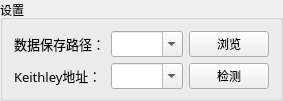
        <widget class="QGroupBox" name="settings">
         <property name="sizePolicy">
          <sizepolicy hsizetype="Preferred" vsizetype="Preferred">
           <horstretch>0</horstretch>
           <verstretch>0</verstretch>
          </sizepolicy>
         </property>
         <property name="maximumSize">
          <size>
           <width>700</width>
           <height>16777215</height>
          </size>
         </property>
         <property name="title">
          <string>设置</string>
         </property>
         <property name="alignment">
          <set>Qt::AlignLeading|Qt::AlignLeft|Qt::AlignTop</set>
         </property>
         <layout class="QVBoxLayout" name="verticalLayout_2" stretch="1">
          <property name="bottomMargin">
           <number>9</number>
          </property>
          <item>
           <widget class="QWidget" name="widget" native="true">
            <property name="maximumSize">
             <size>
              <width>16777215</width>
              <height>130</height>
             </size>
            </property>
            <layout class="QVBoxLayout" name="verticalLayout_10">
             <property name="spacing">
              <number>6</number>
             </property>
             <property name="leftMargin">
              <number>0</number>
             </property>
             <property name="topMargin">
              <number>0</number>
             </property>
             <property name="rightMargin">
              <number>0</number>
             </property>
             <property name="bottomMargin">
              <number>0</number>
             </property>
             <item>
              <layout class="QHBoxLayout" name="horizontalLayout_3" stretch="0,0,0">
               <property name="spacing">
                <number>6</number>
               </property>
               <item>
                <widget class="QLabel" name="dataSavingPath_Label">
                 <property name="sizePolicy">
                  <sizepolicy hsizetype="Fixed" vsizetype="Fixed">
                   <horstretch>0</horstretch>
                   <verstretch>0</verstretch>
                  </sizepolicy>
                 </property>
                 <property name="minimumSize">
                  <size>
                   <width>80</width>
                   <height>0</height>
                  </size>
                 </property>
                 <property name="maximumSize">
                  <size>
                   <width>110</width>
                   <height>16777215</height>
                  </size>
                 </property>
                 <property name="font">
                  <font>
                   <family>微软雅黑</family>
                   <pointsize>10</pointsize>
                  </font>
                 </property>
                 <property name="text">
                  <string>数据保存路径：</string>
                 </property>
                </widget>
               </item>
               <item>
                <widget class="QComboBox" name="dataSavingPath">
                 <property name="sizePolicy">
                  <sizepolicy hsizetype="Preferred" vsizetype="Fixed">
                   <horstretch>1</horstretch>
                   <verstretch>0</verstretch>
                  </sizepolicy>
                 </property>
                 <property name="minimumSize">
                  <size>
                   <width>0</width>
                   <height>26</height>
                  </size>
                 </property>
                 <property name="editable">
                  <bool>true</bool>
                 </property>
                 <item>
                  <property name="text">
                   <string/>
                  </property>
                 </item>
                </widget>
               </item>
               <item>
                <widget class="QPushButton" name="browseButton">
                 <property name="sizePolicy">
                  <sizepolicy hsizetype="Fixed" vsizetype="Fixed">
                   <horstretch>0</horstretch>
                   <verstretch>0</verstretch>
                  </sizepolicy>
                 </property>
                 <property name="text">
                  <string>浏览</string>
                 </property>
                </widget>
               </item>
              </layout>
             </item>
             <item>
              <layout class="QHBoxLayout" name="horizontalLayout_2" stretch="0,0,0">
               <property name="spacing">
                <number>6</number>
               </property>
               <property name="leftMargin">
                <number>0</number>
               </property>
               <item>
                <widget class="QLabel" name="keithleyAddress_Label">
                 <property name="sizePolicy">
                  <sizepolicy hsizetype="Minimum" vsizetype="Fixed">
                   <horstretch>0</horstretch>
                   <verstretch>0</verstretch>
                  </sizepolicy>
                 </property>
                 <property name="minimumSize">
                  <size>
                   <width>91</width>
                   <height>0</height>
                  </size>
                 </property>
                 <property name="maximumSize">
                  <size>
                   <width>110</width>
                   <height>16777215</height>
                  </size>
                 </property>
                 <property name="baseSize">
                  <size>
                   <width>0</width>
                   <height>0</height>
                  </size>
                 </property>
                 <property name="font">
                  <font>
                   <family>微软雅黑</family>
                   <pointsize>10</pointsize>
                  </font>
                 </property>
                 <property name="text">
                  <string>Keithley地址：</string>
                 </property>
                </widget>
               </item>
               <item>
                <widget class="QComboBox" name="keithleyAddress">
                 <property name="sizePolicy">
                  <sizepolicy hsizetype="Preferred" vsizetype="Fixed">
                   <horstretch>1</horstretch>
                   <verstretch>0</verstretch>
                  </sizepolicy>
                 </property>
                 <property name="minimumSize">
                  <size>
                   <width>0</width>
                   <height>26</height>
                  </size>
                 </property>
                 <property name="maximumSize">
                  <size>
                   <width>16777215</width>
                   <height>16777215</height>
                  </size>
                 </property>
                 <property name="editable">
                  <bool>true</bool>
                 </property>
                 <property name="currentText">
                  <string/>
                 </property>
                </widget>
               </item>
               <item>
                <widget class="QPushButton" name="detectButton">
                 <property name="sizePolicy">
                  <sizepolicy hsizetype="Fixed" vsizetype="Fixed">
                   <horstretch>0</horstretch>
                   <verstretch>0</verstretch>
                  </sizepolicy>
                 </property>
                 <property name="text">
                  <string>检测</string>
                 </property>
                </widget>
               </item>
              </layout>
             </item>
            </layout>
           </widget>
          </item>
         </layout>
        </widget>
